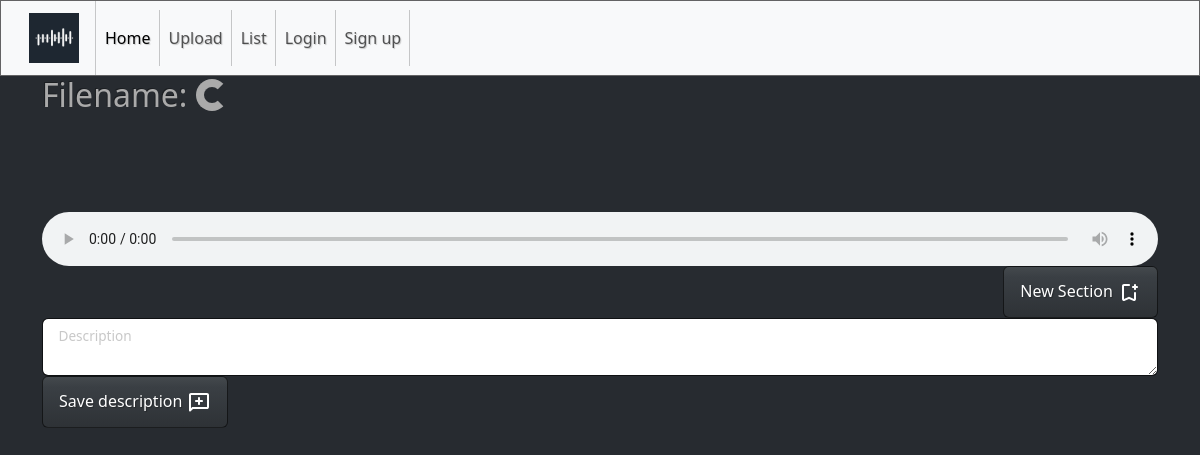
Page /track/1cab9f064534471193c4cb7bb8bfa4a7/play on the earlier database version.
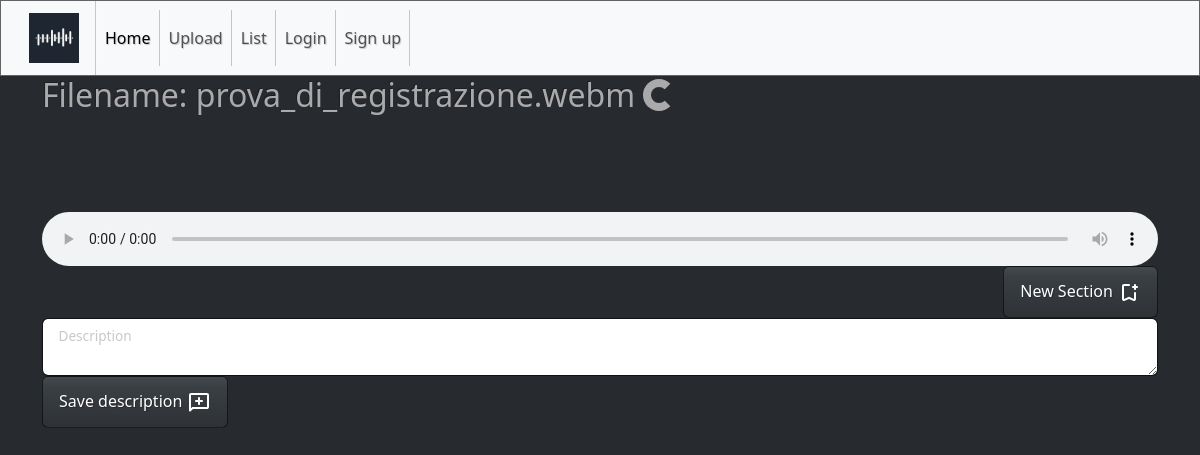
Same page on the later database version.
### models/models.py (models this page shows, shortened)
class Track(db.Model):
    id = db.Column(db.Integer, primary_key=True)
    name = db.Column(db.String(255), nullable=False)
    local_name = db.Column(db.String(32), nullable=False)
    ts_add = db.Column( db.Float(), default=datetime.now().timestamp() )
    user_id = db.Column(db.Integer() , db.ForeignKey('user.id'))
    user = db.relationship('User', backref=db.backref('posts', lazy=True))

### blueprints/default.py (the view)
@app.route('/track/<file>/play')
def play(file):
    track = Track.query.filter(Track.local_name == file).first()
    return render_template('play.html', track=track)

### templates/play.html (shortened to what this page needs)
{% extends "base.html" %}
{% block content %}
<div class="row">
  <div class="col">
      <h2>Filename: {{track.name}}
        <div class="spinner-border" role="status" id="waveform-spinner">
        </div>
      </h2>
    <div id="waveform"></div>
    <button id="add_section_button" class="btn btn-primary float-end" href="#">
      New Section <span></span>
    </button>
  </div>
</div>
<div class="row">
  <div class="col">
    <div id="description-container">
      <div id="description-form" class="form-floating">
        <textarea class="form-control" id="description-textarea"></textarea>
        <label for="description-textarea">Description</label>
      </div>
      <button id="save_description_button" class="btn btn-primary">Save description <span></span></button>
    </div>
  </div>
</div>
{% endblock %}

Differences in the rows shown:
added Track: name "prova_di_registrazione.webm"
